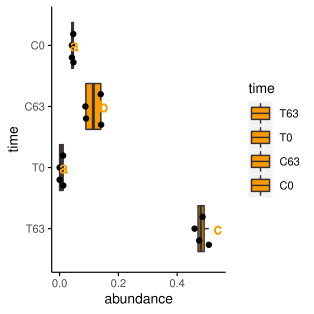

This chart was generated by the following R code:
#!/usr/bin/env Rscript



data = "text_upload_file/766c3c2b-cd8d-4090-ae84-12481a3dc51e.txt"
melted = TRUE
xvariable = "time"
yvariable = "abundance"
legend_variable = "NULL"
xtics_angle = 0
legend_variable_order = "NULL"
legend_variable_cut = "NULL"
xvariable_order = "T63,T0,C63,C0"
xvariable_cut = "NULL"
y_add = 1
ylim = "NULL"
yaxis_scale_mode = "log10"
notch = FALSE
outlier = FALSE
out_scale = 1.05
legend.position = "right"
manual_color_vector = "#FF9900"
violin = FALSE
violin_nb = FALSE
scale_violin = "width"
ID_var = ""
jitter = FALSE
jitter_bp = TRUE
dotplot = FALSE
dotplot_bp = FALSE
group_variable_for_line = "NULL"
group_variable_order_for_line = "NULL"
coordinate_flip = TRUE
facet_variable = "NULL"
facet_variable_order = "NULL"
x_label = "NULL"
y_label = "NULL"
title = "NULL"
facet_nrow = NULL
facet_ncol = NULL
facet_scales = "fixed"
facet_singlecell_style = FALSE
gene = "NULL"
metadata = "NULL"
filename = "NULL"
statistics = TRUE
statistical_threshold_for_letters = 0.05
width = 8
height = 8
debug = FALSE
outputprefix = "user/_visitors/result_output/boxplot2023-01-05_09:14:25/77451ef9-760d-45b7-a8f6-c998eb108a51"
outputpictype = "pdf"

if (data == "") {
  script = sub(".*=", "", commandArgs()[4])
  #print(script)
  system(paste(script, "-h"))
  stop("At least -f is required!")
}


# For all users
# devtools::install_github("Tong-Chen/ImageGP")
# For chinese users
# devtools::install_git("https://gitee.com/ct5869/ImageGP.git")
library(ImageGP)
library(ggplot2)
library(reshape2)
library(scales)
library(ggbeeswarm)
library(multcompView)
library(dplyr)
library(htmlwidgets)
library(plotly)
if (outputprefix == "") {
  outputprefix = data
}

filename = paste0(outputprefix,  ".boxplot.", outputpictype)

legend_variable_order = sp_string2vector(legend_variable_order)
group_variable_order_for_line = sp_string2vector(group_variable_order_for_line)
legend_variable_cut = sp_string2vector(legend_variable_cut)
xvariable_order = sp_string2vector(xvariable_order)
xvariable_cut = sp_string2vector(xvariable_cut)
ID_var= sp_string2vector(ID_var)
facet_variable_order = sp_string2vector(facet_variable_order)
manual_color_vector = sp_string2vector(manual_color_vector)
if (!sp.is.null(ylim)){
  ylim = as.numeric(sp_string2vector(ylim))
}
if (grepl(",",legend.position)) {
	  legend.position = as.numeric(sp_string2vector(legend.position))
}

saveppt = FALSE
savehtml = FALSE
cat(sp_current_time(), "Starting...\n")

sp_boxplot(
  data = data,
  melted = melted,
  xvariable = xvariable,
  yvariable = yvariable,
  legend_variable = legend_variable,
  statistics = statistics,
  statistical_threshold_for_letters = statistical_threshold_for_letters,
  xtics_angle = xtics_angle,
  legend_variable_order = legend_variable_order,
  legend_variable_cut = legend_variable_cut,
  xvariable_order = xvariable_order,
  xvariable_cut = xvariable_cut,
  y_add = y_add,
  yaxis_scale_mode = yaxis_scale_mode,
  notch = notch,
  par = par,
  outlier = outlier,
  out_scale = out_scale,
  legend.position = legend.position,
  manual_color_vector = manual_color_vector,
  violin = violin,
  violin_nb = violin_nb,
  scale_violin = scale_violin,
  ID_var = ID_var,
  jitter = jitter,
  jitter_bp = jitter_bp,
  dotplot = dotplot,
  dotplot_bp = dotplot_bp,
  group_variable_for_line = group_variable_for_line,
  group_variable_order_for_line = group_variable_order_for_line,
  colormodel = colormodel,
  coordinate_flip = coordinate_flip,
  facet_variable = facet_variable,
  facet_variable_order = facet_variable_order,
  facet_singlecell_style = facet_singlecell_style,
  x_label = x_label,
  y_label = y_label,
  title = title,
  ylim = ylim,
  facet_nrow = facet_nrow,
  facet_ncol = facet_ncol,
  facet_scales = facet_scales,
  metadata = metadata,
  filename = filename,
  width = width,
  height = height,
  saveppt = saveppt,
  savehtml = savehtml
)
cat(sp_current_time(), "Success.\n")
